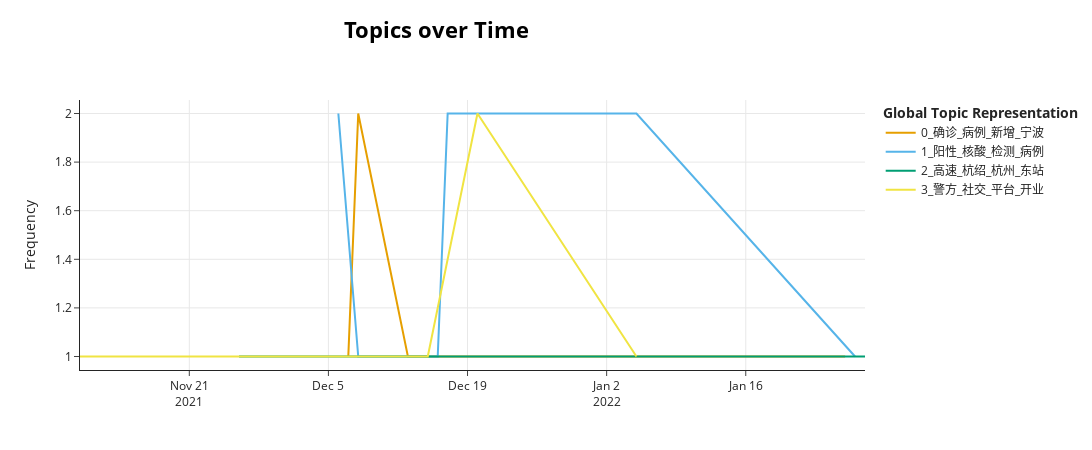

Notebook code cell kept with this figure:
### Code cell
model.visualize_topics_over_time(topics_over_time, topics=[0, 1, 2, 3, 4, 5, 6])

### Figure 1 — Plotly figure (JSON) as saved in the notebook; plotly's stock layout.template omitted (floating-point values rounded to 4 significant figures)
{"data": [{"hoverinfo": "text", "hovertext": ["<b>Topic 0</b><br>Words: 中石化, 宁波, 油罐车, 油品, 运输", "<b>Topic 0</b><br>Words: 病例, 新增, 街道, 风险, 萧山区", "<b>Topic 0</b><br>Words: 古镇, 景区, 西塘, 内容, 新闻", "<b>Topic 0</b><br>Words: 确诊, 无症状, 感染者, 输入, 苏州", "<b>Topic 0</b><br>Words: 确诊, 病例, 星桥, 轨迹, 杭州", "<b>Topic 0</b><br>Words: 疫苗, 费用, 价格, 接种, 城市", "<b>Topic 0</b><br>Words: 本土, 小区, 新增, 宁波市, 确诊", "<b>Topic 0</b><br>Words: 白菜, 居民, 北仑区, 菜心, 派发", "<b>Topic 0</b><br>Words: 修水, 裸男, 坠落, 台州, 提及", "<b>Topic 0</b><br>Words: 义桥, 萧山区, 新增, 例新冠, 肺炎"], "marker": {"color": "#E69F00"}, "mode": "lines", "name": "0_确诊_病例_新增_宁波", "type": "scatter", "x": ["2021-12-07T00:00:00", "2021-12-08T00:00:00", "2021-12-13T00:00:00", "2021-12-14T00:00:00", "2021-12-16T00:00:00", "2021-12-29T00:00:00", "2022-01-04T00:00:00", "2022-01-10T00:00:00", "2022-01-24T00:00:00", "2022-01-26T00:00:00"], "y": [1, 2, 1, 1, 1, 1, 1, 1, 1, 1]}, {"hoverinfo": "text", "hovertext": ["<b>Topic 1</b><br>Words: 镇海区, 阳性, 核酸, 宁波市, 有人", "<b>Topic 1</b><br>Words: 慈溪市, 阳性, 核酸, 检测, 病例", "<b>Topic 1</b><br>Words: 海曙区, 宁波市, 病例, 宣传部, 海曙未", "<b>Topic 1</b><br>Words: 嘉兴市, 南湖, 检测, 核酸, 改为", "<b>Topic 1</b><br>Words: 阳性, 核酸, 南湖, 病例, 北大荒", "<b>Topic 1</b><br>Words: 瓯海区, 发现, 新冠, 防控, 病例", "<b>Topic 1</b><br>Words: 检测, 三墩, 院区, 两例, 医院"], "marker": {"color": "#56B4E9"}, "mode": "lines", "name": "1_阳性_核酸_检测_病例", "type": "scatter", "x": ["2021-12-06T00:00:00", "2021-12-08T00:00:00", "2021-12-10T00:00:00", "2021-12-16T00:00:00", "2021-12-17T00:00:00", "2022-01-05T00:00:00", "2022-01-27T00:00:00"], "y": [2, 1, 1, 1, 2, 2, 1]}, {"hoverinfo": "text", "hovertext": ["<b>Topic 2</b><br>Words: 地铁, 运营, 杭州, 紫金港, 蒋村", "<b>Topic 2</b><br>Words: 停运, 列车, 杭州, 东站, 内容", "<b>Topic 2</b><br>Words: 婺城区, 交通管制, 挖断, 进村, 路口", "<b>Topic 2</b><br>Words: 高速, 杭绍, 设计, 时速, 智慧", "<b>Topic 2</b><br>Words: 津贴, 周岁, 高龄, 每月, 每人", "<b>Topic 2</b><br>Words: 小区, 人贩子, 事发, 杭州, 警方", "<b>Topic 2</b><br>Words: 东站, 旅客, 杭州, 管委会, 报告"], "marker": {"color": "#009E73"}, "mode": "lines", "name": "2_高速_杭绍_杭州_东站", "type": "scatter", "x": ["2021-11-26T00:00:00", "2021-12-12T00:00:00", "2021-12-22T00:00:00", "2021-12-29T00:00:00", "2021-12-31T00:00:00", "2022-01-19T00:00:00", "2022-01-28T00:00:00"], "y": [1, 1, 1, 1, 1, 1, 1]}, {"hoverinfo": "text", "hovertext": ["<b>Topic 3</b><br>Words: 消防, 云和县, 公安局, 演练, 平台", "<b>Topic 3</b><br>Words: 临海, 大田, 警方, 画面, 教育", "<b>Topic 3</b><br>Words: 某赛, 环科院, 椒江, 警方, 散布", "<b>Topic 3</b><br>Words: 金华, 警方, 外传, 确诊, 何某", "<b>Topic 3</b><br>Words: 开业, 文件, 行业, 娱乐, 家宴", "<b>Topic 3</b><br>Words: 桂花城, 中心, 指挥, 现场, 消防"], "marker": {"color": "#F0E442"}, "mode": "lines", "name": "3_警方_社交_平台_开业", "type": "scatter", "x": ["2021-11-10T00:00:00", "2021-11-18T00:00:00", "2021-12-13T00:00:00", "2021-12-15T00:00:00", "2021-12-20T00:00:00", "2022-01-05T00:00:00"], "y": [1, 1, 1, 1, 2, 1]}], "layout": {"height": 450, "hoverlabel": {"bgcolor": "white", "font": {"family": "Rockwell", "size": 16}}, "legend": {"title": {"text": "<b>Global Topic Representation"}}, "title": {"font": {"color": "Black", "size": 22}, "text": "<b>Topics over Time</b>", "x": 0.4, "xanchor": "center", "y": 0.95, "yanchor": "top"}, "width": 1250, "xaxis": {"showgrid": true}, "yaxis": {"showgrid": true, "title": {"text": "Frequency"}}}}
